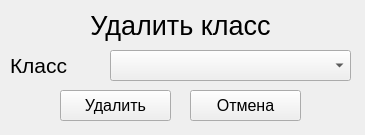
<?xml version="1.0" encoding="UTF-8"?>
<ui version="4.0">
 <class>MAin</class>
 <widget class="QWidget" name="MAin">
  <property name="geometry">
   <rect>
    <x>0</x>
    <y>0</y>
    <width>365</width>
    <height>135</height>
   </rect>
  </property>
  <property name="windowTitle">
   <string>Удалить класс</string>
  </property>
  <widget class="QLabel" name="Title">
   <property name="geometry">
    <rect>
     <x>10</x>
     <y>10</y>
     <width>341</width>
     <height>31</height>
    </rect>
   </property>
   <property name="font">
    <font>
     <pointsize>20</pointsize>
    </font>
   </property>
   <property name="text">
    <string>Удалить класс</string>
   </property>
   <property name="alignment">
    <set>Qt::AlignCenter</set>
   </property>
  </widget>
  <widget class="QLabel" name="Title_3">
   <property name="geometry">
    <rect>
     <x>10</x>
     <y>50</y>
     <width>141</width>
     <height>31</height>
    </rect>
   </property>
   <property name="font">
    <font>
     <pointsize>16</pointsize>
    </font>
   </property>
   <property name="text">
    <string>Класс</string>
   </property>
   <property name="alignment">
    <set>Qt::AlignLeading|Qt::AlignLeft|Qt::AlignVCenter</set>
   </property>
  </widget>
  <widget class="QComboBox" name="Class">
   <property name="geometry">
    <rect>
     <x>110</x>
     <y>50</y>
     <width>241</width>
     <height>31</height>
    </rect>
   </property>
  </widget>
  <widget class="QPushButton" name="Delete">
   <property name="geometry">
    <rect>
     <x>60</x>
     <y>90</y>
     <width>111</width>
     <height>31</height>
    </rect>
   </property>
   <property name="font">
    <font>
     <pointsize>12</pointsize>
    </font>
   </property>
   <property name="text">
    <string>Удалить</string>
   </property>
  </widget>
  <widget class="QPushButton" name="Exit">
   <property name="geometry">
    <rect>
     <x>190</x>
     <y>90</y>
     <width>111</width>
     <height>31</height>
    </rect>
   </property>
   <property name="font">
    <font>
     <pointsize>12</pointsize>
    </font>
   </property>
   <property name="text">
    <string>Отмена</string>
   </property>
  </widget>
  <widget class="QLabel" name="Error">
   <property name="geometry">
    <rect>
     <x>20</x>
     <y>130</y>
     <width>331</width>
     <height>20</height>
    </rect>
   </property>
   <property name="font">
    <font>
     <pointsize>10</pointsize>
    </font>
   </property>
   <property name="text">
    <string/>
   </property>
   <property name="alignment">
    <set>Qt::AlignCenter</set>
   </property>
  </widget>
 </widget>
 <resources/>
 <connections/>
</ui>
